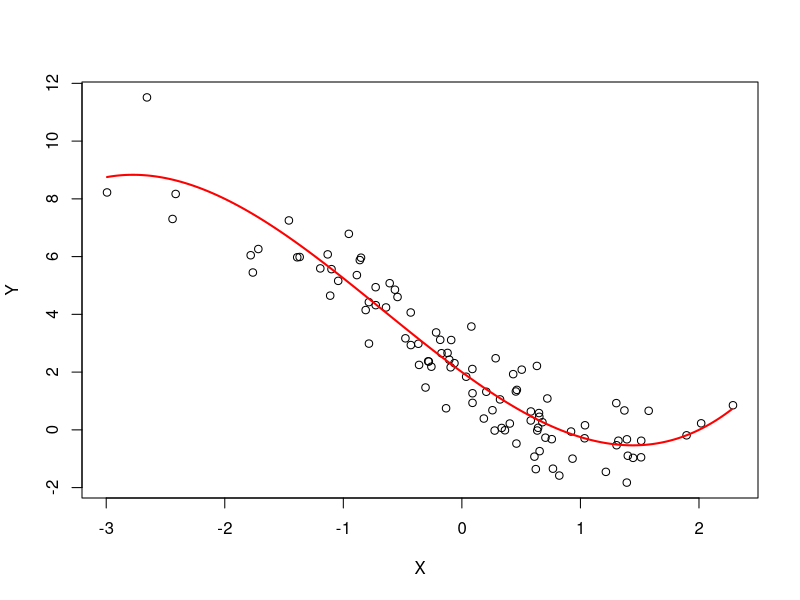
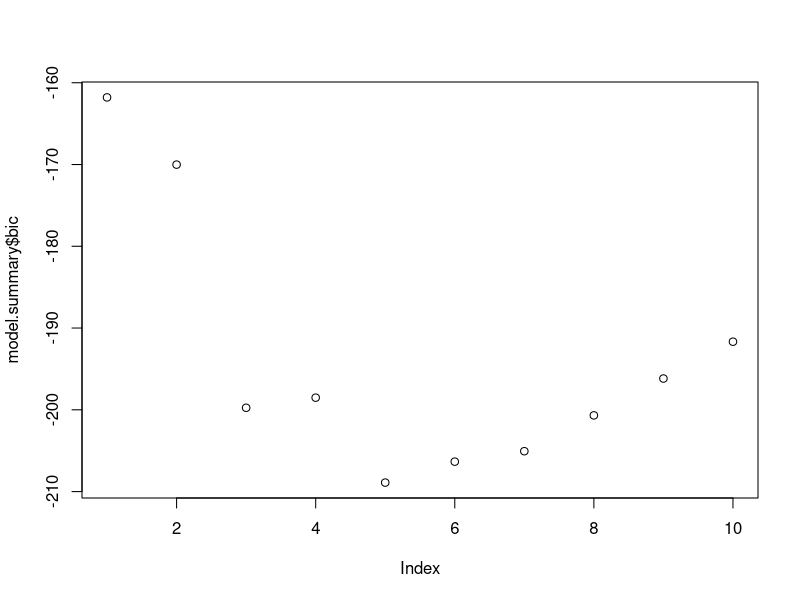

These charts were generated, in order, by the following R code:

# Create test data
set.seed(42)
n = 100
X = rnorm(n)
epsilon = rnorm(n)

# Actual model coefs
b_true = c(2,-3,0.5,0.25)

# Predictions with noise
Y = b_true[1] + b_true[2]*X + b_true[3]*X^2 + b_true[4]*X^3 + epsilon

X.plot_vals = seq(min(X), max(X), by=0.01)
Y.plot_vals = b_true[1] + b_true[2]*X.plot_vals + b_true[3]*X.plot_vals^2 + b_true[4]*X.plot_vals^3

# Plot the data and true model
plot(X, Y)
lines(X.plot_vals, Y.plot_vals, col="red", lw=2)

library(leaps)
# regsubsets needs df
data = data.frame(X, Y)


model.full = regsubsets(Y~ poly(X, 10, raw=T), data=data, nvmax=10)
model.summary = summary(model.full)
ls(model.summary)

cp = which.min(model.summary$cp)
bic = which.min(model.summary$bic)
adjr2 = which.max(model.summary$adjr2)

plot(model.summary$bic)

sprintf("Number of params in best model from cp: {%i}, bic: {%i}, adjr2: {%i}", cp, bic, adjr2)
